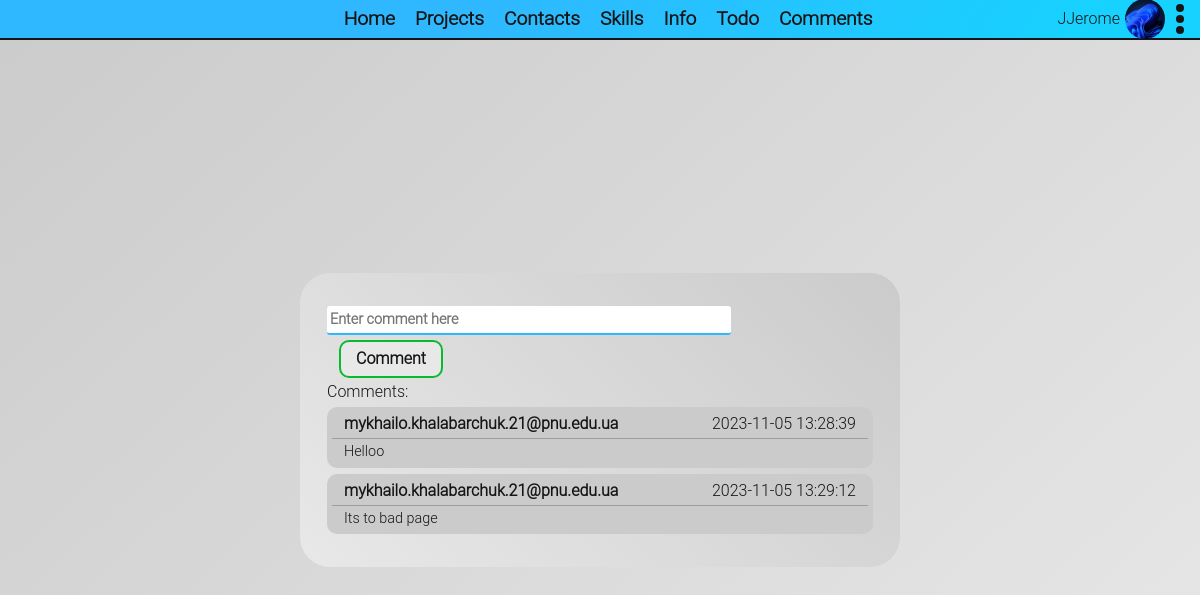
/common/comments (signed in), run on an earlier commit of the app's database.
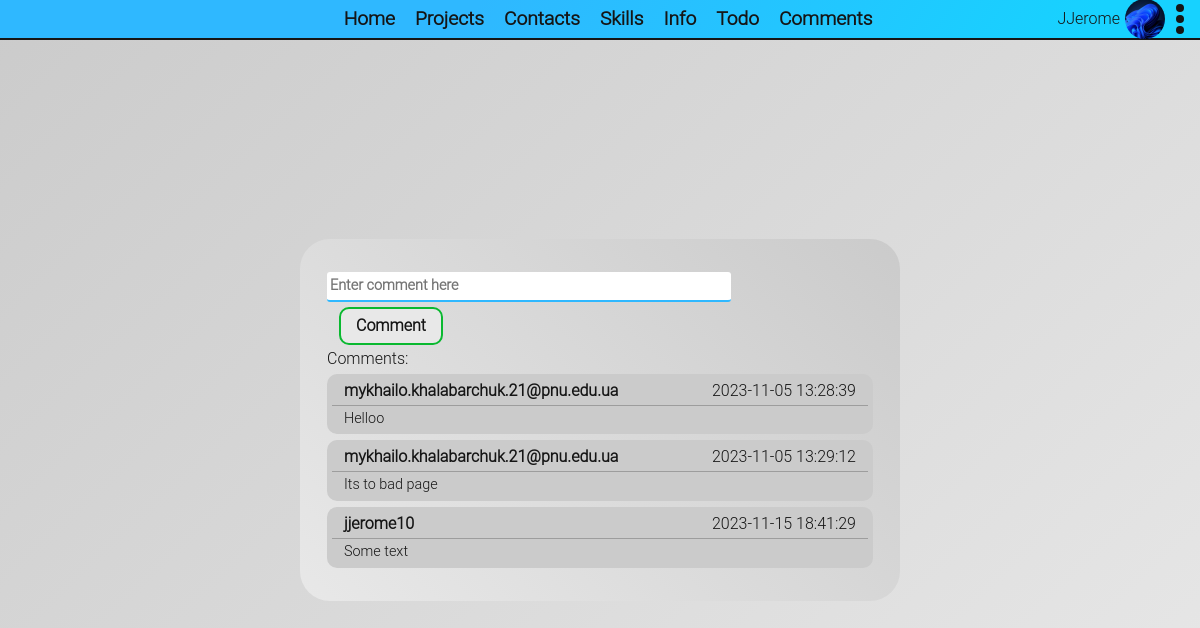
And on a later commit of the database.
### app/common/entitys.py (models this page shows)
class Comment(db.Model):
    id = db.Column(db.Integer, primary_key=True)
    username = db.Column(db.String(30), unique=False, nullable=False)
    comment = db.Column(db.String(2048), nullable=False)
    date = db.Column(db.String(50))

### app/common/views.py (the view)
@common_bp.route("/comments")
@login_required
def comments_page():
    return base_render("comments-page.html", comment_form=CommentForm(), comments=Comment.query.all())

### app/common/forms.py
class CommentForm(FlaskForm):
    comment = StringField("", validators=[DataRequired(message="This field is required.")])
    submit = SubmitField("Comment")

### app/authentication/entitys.py (called while the page is built)
    @staticmethod
    @login_manager.user_loader
    def user_loader(user_id: int):
        return AuthUser.query.get(user_id)

### app/common_logic.py (called while the page is built)
def base_render(template: str, **context):
    return render_template(template, about_os=platform.platform(), user_agent_info=request.user_agent.string, **context)

### app/common/templates/common/comments-page.html (shortened to what this page needs)
{% extends 'portfolio-base.html' %}
{% block links %}
    <link rel="stylesheet" type="text/css" href="{{ url_for('common.static', filename='css/comments-page.css') }}">
{% endblock %}
{% from "render-filed.html" import render_field %}
{% block content %}
    <div class="main-wrapper">
        <main class="main container w-50">
            <form class="row todo-add-part d-flex flex-row align-items-center w-100"
                  action="{{ url_for("common.add_comment") }}"
                  METHOD="post"
                  novalidate
            >
                {{ render_field(comment_form.comment, class="default-input", placeholder="Enter comment here") }}
                {{ comment_form.submit(class="default-submit w-auto mx-4") }}
            </form>
            <div class="container">
                Comments:
            </div>
            <div class="comments-block container d-flex justify-content-center flex-column align-items-center">
                {% for comment in comments %}
                    <div class="container comment-wrapper d-flex flex-column">
                        <div class="container d-flex flex-row justify-content-between">
                            <div class="username">{{ comment.username }}</div>
                            <div class="date">{{ comment.date }}</div>
                        </div>
                        <hr style="margin: 2px 0; ">
                        <div class="comment container">
                            {{ comment.comment }}
                        </div>
                    </div>
                {% endfor %}
            </div>
        </main>
    </div>
{% endblock %}

What changed in the data, as far as the page shows it:
added Comment: username "jjerome10", date "2023-11-15 18:41:29", comment "Some text"
